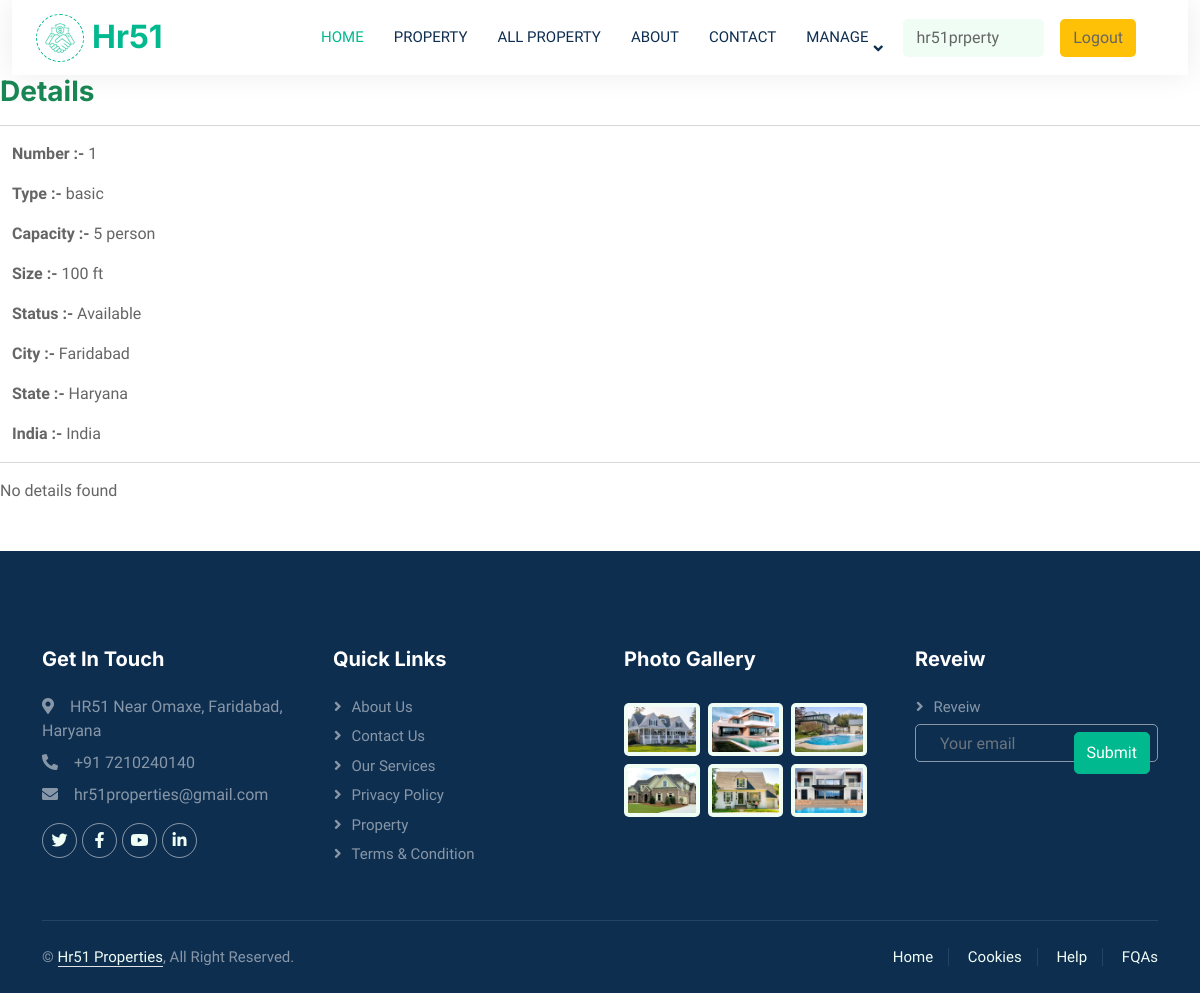
The app's page /staff/panel/view-room?roomid=1 (signed in) with its own data.
### realestate/models.py (models this page shows, shortened)
class Rooms(models.Model):
    ROOM_STATUS = (
    ("1", "available"),
    ("2", "not available"),
    )
    ROOM_TYPE = (
    ("1", "premium"),
    ("2", "deluxe"),
    ("3","basic"),
    )
    room_type = models.CharField(max_length=50,choices = ROOM_TYPE)
    capacity = models.IntegerField()
    price = models.IntegerField()
    size = models.IntegerField()
    hotel = models.ForeignKey(Hotels, on_delete = models.CASCADE)
    status = models.CharField(choices =ROOM_STATUS,max_length = 15)
    roomnumber = models.IntegerField()

class Hotels(models.Model):
    name = models.CharField(max_length=30,default="hr51")
    owner = models.CharField(max_length=20, default="karan bhadana")
    location = models.CharField(max_length=50, default="faridabad")
    state = models.CharField(max_length=50,default="haryana")
    country = models.CharField(max_length=50,default="india")

### realestate/views.py (the view)
# urls.py: path('staff/panel/view-room', views.view_room),
@login_required(login_url='/staff')
def view_room(request):
    room_id = request.GET['roomid']
    room = Rooms.objects.all().get(id=room_id)
    reservation = Reservation.objects.all().filter(room=room)
    return HttpResponse(render(request,'staff/viewroom.html',{'room':room,'reservations':reservation}))

### templates/staff/viewroom.html
 {% extends 'basic.html' %} {% block title %}View Room {% endblock title %} {% block body %}
<h3 class="text-success"> Details</h3>
<hr>
<div class="container mx-0 ">
    <p><b>Number :-</b> {{room.roomnumber}}</p>
    <p><b>Type :-</b> {{room.get_room_type_display}}</p>
    <p><b>Capacity :-</b> {{room.capacity}} person</p>
    <p><b>Size :-</b> {{room.size}} ft</p>
    <p><b>Status :-</b> {{room.get_status_display| capfirst}} </p>
    <p><b>City :-</b> {{room.hotel.location| capfirst}} </p>
    <p><b>State :-</b> {{room.hotel.state| capfirst}} </p>
    <p><b>India :-</b> {{room.hotel.country| capfirst}} </p>
</div>
<hr> {% if reservations %}
<h3 class="text-success">Bookings :-</h3>
<table class="table">
    <thead>
        <th>Username</th>
        <th>Person</th>
        <th>check in</th>
        <th>check out</th>
    </thead>
    {% for each_detail in reservations %}
    <tr>
        <td>{{each_detail.guest.username}}</td>
        <td>{{each_detail.room.capacity}}</td>
        <td>{{each_detail.check_in}}</td>
        <td>{{each_detail.check_out}}</td>
    </tr>
    {% endfor %}
    <tr>
        <td><b>Total bookings = </b>{{reservations | length}}</td>
    </tr>
</table>
{% else %}
<p>No details found</p>
{% endif %} {% endblock body %}

### templates/basic.html (shortened to what this page needs)
{% load static %}
<!DOCTYPE html>
<!DOCTYPE html>
<html lang="en">
<head>
    <link rel="stylesheet" href="https://use.fontawesome.com/releases/v5.7.0/css/all.css"
>
    <link rel="stylesheet" href="/static/bootstrap/bootstrap.css">
    <link rel="stylesheet" href="https://maxcdn.bootstrapcdn.com/bootstrap/4.5.0/css/bootstrap.min.css">
    <link href="https://cdnjs.cloudflare.com/ajax/libs/font-awesome/5.10.0/css/all.min.css" rel="stylesheet">
    <link href="https://cdn.jsdelivr.net/npm/bootstrap-icons@1.4.1/font/bootstrap-icons.css" rel="stylesheet">
    <link href="/static/lib/animate/animate.min.css" rel="stylesheet">
    <link href="/static/lib/owlcarousel/assets/owl.carousel.min.css" rel="stylesheet">
    <link href="/static/css/bootstrap.min.css" rel="stylesheet">
    <link href="/static/css/style.css" rel="stylesheet">
</head>
<body>
    <div class="container-xxl bg-white p-0">
        <div class="container-fluid nav-bar bg-transparent">
            <nav class="navbar navbar-expand-lg bg-white navbar-light py-0 px-4">
                <a href="/" class="navbar-brand d-flex align-items-center text-center">
                    <div class="icon p-2 me-2">
                        <img class="img-fluid" src="/static/img/icon-deal.png" alt="Icon"
                            style="width: 30px; height: 30px;">
                    </div>
                    <h2 class="m-0 text-primary">Hr51</h2>
                </a>
                <div class="collapse navbar-collapse" id="navbarCollapse">
                    <div class="navbar-nav ms-auto">
                        <a href="/" class="nav-item nav-link active">Home</a>
                        <a href="/property" class="nav-item nav-link">Property</a>
                        <a href="/allpost" class="nav-item nav-link">All Property</a>
                        <a href="/about" class="nav-item nav-link">About</a>
                        <a href="/contact" class="nav-item nav-link">Contact</a>
                        {% if user.is_staff %}
                        <div class="nav-item dropdown">
                            <a href="#" class="nav-link dropdown-toggle" data-bs-toggle="dropdown">Manage</a>
                        </div>
                        {% elif user.is_staff == False and user.is_authenticated %}
                        <a href="/user/bookings" class="nav-item nav-link active">My Bookings
                        </a>
                        {% endif %}
                    </div>
                    {% if user.is_authenticated %}
                    <button class="btn btn-group bg-light" data-toggle="modal" data-target="#forlogin">
                        {{request.user}}
                        <a href="/logout" class="nav-link">
                            <button class="btn btn-group bg-warning" data-toggle="modal" data-target="#forlogin">
                                Logout
                            </button></a>&nbsp; &nbsp;
                    </button>
                    {% endif %}
                </div>
            </nav>
        </div>
        {% block body %}
        {% endblock body %}
        <div class="container-fluid bg-dark text-white-50 footer pt-5 mt-5 wow fadeIn" data-wow-delay="0.1s">
            <div class="container py-5">
                <div class="row g-5">
                    <div class="col-lg-3 col-md-6">
                        <h5 class="text-white mb-4">Get In Touch</h5>
                        <p class="mb-2"><i class="fa fa-map-marker-alt me-3"></i>HR51 Near Omaxe, Faridabad, Haryana</p>
                        <p class="mb-2"><i class="fa fa-phone-alt me-3"></i>+91 7210240140</p>
                        <p class="mb-2"><i class="fa fa-envelope me-3"></i>hr51properties@gmail.com</p>
                        <div class="d-flex pt-2">
                            <a class="btn btn-outline-light btn-social" href=""><i class="fab fa-twitter"></i></a>
                            <a class="btn btn-outline-light btn-social" href=""><i class="fab fa-facebook-f"></i></a>
                            <a class="btn btn-outline-light btn-social" href=""><i class="fab fa-youtube"></i></a>
                            <a class="btn btn-outline-light btn-social" href=""><i class="fab fa-linkedin-in"></i></a>
                        </div>
                    </div>
                    <div class="col-lg-3 col-md-6">
                        <h5 class="text-white mb-4">Quick Links</h5>
                        <a class="btn btn-link text-white-50" href="/about">About Us</a>
                        <a class="btn btn-link text-white-50" href="/contact">Contact Us</a>
                        <a class="btn btn-link text-white-50" href="/services">Our Services</a>
                        <a class="btn btn-link text-white-50" href="/privacy_policy">Privacy Policy</a>
                        <a class="btn btn-link text-white-50" href="/allpost">Property</a>
                        <a class="btn btn-link text-white-50" href="/terms">Terms & Condition</a>
                    </div>
                    <div class="col-lg-3 col-md-6">
                        <h5 class="text-white mb-4">Photo Gallery</h5>
                        <div class="row g-2 pt-2">
                            <div class="col-4">
                                <img class="img-fluid rounded bg-light p-1" src="/static/img/property-1.jpg" alt="">
                            </div>
                            <div class="col-4">
                                <img class="img-fluid rounded bg-light p-1" src="/static/img/property-2.jpg" alt="">
                            </div>
                            <div class="col-4">
                                <img class="img-fluid rounded bg-light p-1" src="/static/img/property-3.jpg" alt="">
                            </div>
                            <div class="col-4">
                                <img class="img-fluid rounded bg-light p-1" src="/static/img/property-4.jpg" alt="">
                            </div>
                            <div class="col-4">
                                <img class="img-fluid rounded bg-light p-1" src="/static/img/property-5.jpg" alt="">
                            </div>
                            <div class="col-4">
                                <img class="img-fluid rounded bg-light p-1" src="/static/img/property-6.jpg" alt="">
                            </div>
                        </div>
                    </div>
                    <div class="col-lg-3 col-md-6">
                        <h5 class="text-white mb-4">Reveiw</h5>
                        <a class="btn btn-link text-white-50" href="/reveiw">Reveiw</a>
                        <div class="position-relative mx-auto" style="max-width: 400px;">
                            <input class="form-control bg-transparent w-100 py-3 ps-4 pe-5" type="text"
                                placeholder="Your email">
                            <button type="button"
                                class="btn btn-primary py-2 position-absolute top-0 end-0 mt-2 me-2">Submit</button>
                        </div>
                    </div>
                </div>
            </div>
            <div class="container">
                <div class="copyright">
                    <div class="row">
                        <div class="col-md-6 text-center text-md-start mb-3 mb-md-0">
                            &copy; <a class="border-bottom" href="#">Hr51 Properties</a>, All Right Reserved.
                        </div>
                        <div class="col-md-6 text-center text-md-end">
                            <div class="footer-menu">
                                <a href="/">Home</a>
                                <a href="/contact">Cookies</a>
                                <a href="/contact">Help</a>
                                <a href="">FQAs</a>
                            </div>
                        </div>
                    </div>
                </div>
            </div>
        </div>
    </div>
</body>
</html>

### static/css/style.css (style rules this page uses)
:root { --primary: #00B98E; --secondary: #FF6922; --light: #EFFDF5; --dark: #0E2E50; }
body { background-color: #fff; }
.btn { transition: .5s; }
.btn.btn-primary, .btn.btn-secondary { color: #FFFFFF; }
.nav-bar { position: relative; transition: .5s; z-index: 9999; }
.navbar { box-shadow: 0 0 30px rgba(0, 0, 0, .08); }
.navbar .dropdown-toggle::after { border: none; content: "\f107"; font-family: "Font Awesome 5 Free"; font-weight: 900; vertical-align: middle; margin-left: 5px; transition: .5s; }
.navbar-light .navbar-nav .nav-link { margin-right: 30px; padding: 25px 0; color: #FFFFFF; font-size: 15px; text-transform: uppercase; outline: none; }
.navbar-light .navbar-nav .nav-link:hover, .navbar-light .navbar-nav .nav-link.active { color: var(--primary); }
.navbar-light .navbar-brand { height: 75px; }
.navbar-light .navbar-nav .nav-link { color: var(--dark); font-weight: 500; }
.icon { padding: 15px; display: inline-flex; align-items: center; justify-content: center; background: #FFFFFF !important; border-radius: 50px; border: 1px dashed var(--primary) !important; }
.footer .btn.btn-social { margin-right: 5px; width: 35px; height: 35px; display: flex; align-items: center; justify-content: center; color: var(--light); border: 1px solid rgba(255,255,255,0.5); border-radius: 35px; transition: .3s; }
.footer .btn.btn-link { display: block; margin-bottom: 5px; padding: 0; text-align: left; font-size: 15px; font-weight: normal; text-transform: capitalize; transition: .3s; }
.footer .btn.btn-link::before { position: relative; content: "\f105"; font-family: "Font Awesome 5 Free"; font-weight: 900; margin-right: 10px; }
.footer .form-control { border-color: rgba(255,255,255,0.5); }
.footer .copyright { padding: 25px 0; font-size: 15px; border-top: 1px solid rgba(256, 256, 256, .1); }
.footer .copyright a { color: var(--light); }
.footer .footer-menu a { margin-right: 15px; padding-right: 15px; border-right: 1px solid rgba(255, 255, 255, .1); }
.footer .footer-menu a:last-child { margin-right: 0; padding-right: 0; border-right: none; }

### templates/basic.html (style rules this page uses)
a { text-decoration: none; }

### records on screen
Rooms: roomnumber "1", room_type "basic", capacity "5", size "100", status "Available", hotel.location "Faridabad", hotel.state "Haryana", hotel.country "India"

### other values on screen
{{ request.user }} "hr51prperty"
